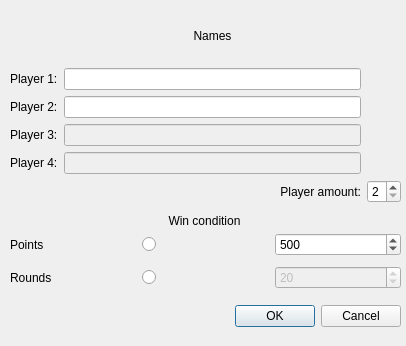
<?xml version="1.0" encoding="UTF-8"?>
<ui version="4.0">
 <class>Gamemenu</class>
 <widget class="QDialog" name="Gamemenu">
  <property name="enabled">
   <bool>true</bool>
  </property>
  <property name="geometry">
   <rect>
    <x>0</x>
    <y>0</y>
    <width>406</width>
    <height>346</height>
   </rect>
  </property>
  <property name="windowTitle">
   <string>Dialog</string>
  </property>
  <widget class="QDialogButtonBox" name="okAndCancelButtons">
   <property name="geometry">
    <rect>
     <x>60</x>
     <y>300</y>
     <width>341</width>
     <height>32</height>
    </rect>
   </property>
   <property name="orientation">
    <enum>Qt::Horizontal</enum>
   </property>
   <property name="standardButtons">
    <set>QDialogButtonBox::Cancel|QDialogButtonBox::Ok</set>
   </property>
  </widget>
  <widget class="QWidget" name="gridLayoutWidget">
   <property name="geometry">
    <rect>
     <x>10</x>
     <y>10</y>
     <width>391</width>
     <height>193</height>
    </rect>
   </property>
   <layout class="QGridLayout" name="playerNamesGrid">
    <item row="0" column="1">
     <widget class="QLabel" name="playerLabel">
      <property name="text">
       <string>Names</string>
      </property>
      <property name="alignment">
       <set>Qt::AlignCenter</set>
      </property>
     </widget>
    </item>
    <item row="1" column="0">
     <widget class="QLabel" name="player1Label">
      <property name="text">
       <string>Player 1:</string>
      </property>
     </widget>
    </item>
    <item row="2" column="0">
     <widget class="QLabel" name="player2Label">
      <property name="text">
       <string>Player 2:</string>
      </property>
     </widget>
    </item>
    <item row="4" column="1">
     <widget class="QLineEdit" name="player4NameEdit">
      <property name="enabled">
       <bool>false</bool>
      </property>
     </widget>
    </item>
    <item row="3" column="1">
     <widget class="QLineEdit" name="player3NameEdit">
      <property name="enabled">
       <bool>false</bool>
      </property>
     </widget>
    </item>
    <item row="2" column="1">
     <widget class="QLineEdit" name="player2NameEdit"/>
    </item>
    <item row="1" column="1">
     <widget class="QLineEdit" name="player1NameEdit"/>
    </item>
    <item row="3" column="0">
     <widget class="QLabel" name="player3Label">
      <property name="text">
       <string>Player 3:</string>
      </property>
     </widget>
    </item>
    <item row="4" column="0">
     <widget class="QLabel" name="player4Label">
      <property name="text">
       <string>Player 4:</string>
      </property>
     </widget>
    </item>
    <item row="5" column="1">
     <widget class="QLabel" name="playerAmountLabel">
      <property name="text">
       <string>Player amount:</string>
      </property>
      <property name="alignment">
       <set>Qt::AlignRight|Qt::AlignTrailing|Qt::AlignVCenter</set>
      </property>
     </widget>
    </item>
    <item row="5" column="2">
     <widget class="QSpinBox" name="playerCountSpinBox">
      <property name="minimum">
       <number>2</number>
      </property>
      <property name="maximum">
       <number>4</number>
      </property>
     </widget>
    </item>
   </layout>
  </widget>
  <widget class="QWidget" name="gridLayoutWidget_2">
   <property name="geometry">
    <rect>
     <x>10</x>
     <y>229</y>
     <width>391</width>
     <height>66</height>
    </rect>
   </property>
   <layout class="QGridLayout" name="winConditionGrid">
    <item row="2" column="0">
     <widget class="QLabel" name="roundsLabel">
      <property name="text">
       <string>Rounds</string>
      </property>
     </widget>
    </item>
    <item row="2" column="1">
     <widget class="QRadioButton" name="roundsRadioButton">
      <property name="enabled">
       <bool>true</bool>
      </property>
      <property name="text">
       <string/>
      </property>
     </widget>
    </item>
    <item row="1" column="0">
     <widget class="QLabel" name="pointsLabel">
      <property name="text">
       <string>Points</string>
      </property>
     </widget>
    </item>
    <item row="1" column="1">
     <widget class="QRadioButton" name="pointsRadioButton">
      <property name="text">
       <string/>
      </property>
     </widget>
    </item>
    <item row="1" column="2">
     <widget class="QSpinBox" name="pointsSpinBox">
      <property name="minimum">
       <number>100</number>
      </property>
      <property name="maximum">
       <number>10000</number>
      </property>
      <property name="singleStep">
       <number>100</number>
      </property>
      <property name="value">
       <number>500</number>
      </property>
     </widget>
    </item>
    <item row="2" column="2">
     <widget class="QSpinBox" name="roundsSpinBox">
      <property name="enabled">
       <bool>false</bool>
      </property>
      <property name="minimum">
       <number>10</number>
      </property>
      <property name="maximum">
       <number>100</number>
      </property>
      <property name="value">
       <number>20</number>
      </property>
     </widget>
    </item>
   </layout>
  </widget>
  <widget class="QLabel" name="winConditionLabel">
   <property name="geometry">
    <rect>
     <x>10</x>
     <y>210</y>
     <width>389</width>
     <height>22</height>
    </rect>
   </property>
   <property name="text">
    <string>Win condition</string>
   </property>
   <property name="textFormat">
    <enum>Qt::AutoText</enum>
   </property>
   <property name="alignment">
    <set>Qt::AlignCenter</set>
   </property>
  </widget>
 </widget>
 <resources/>
 <connections>
  <connection>
   <sender>okAndCancelButtons</sender>
   <signal>accepted()</signal>
   <receiver>Gamemenu</receiver>
   <slot>accept()</slot>
   <hints>
    <hint type="sourcelabel">
     <x>248</x>
     <y>314</y>
    </hint>
    <hint type="destinationlabel">
     <x>157</x>
     <y>274</y>
    </hint>
   </hints>
  </connection>
  <connection>
   <sender>roundsRadioButton</sender>
   <signal>clicked(bool)</signal>
   <receiver>roundsSpinBox</receiver>
   <slot>setEnabled(bool)</slot>
   <hints>
    <hint type="sourcelabel">
     <x>199</x>
     <y>279</y>
    </hint>
    <hint type="destinationlabel">
     <x>356</x>
     <y>282</y>
    </hint>
   </hints>
  </connection>
  <connection>
   <sender>roundsRadioButton</sender>
   <signal>clicked(bool)</signal>
   <receiver>pointsSpinBox</receiver>
   <slot>setDisabled(bool)</slot>
   <hints>
    <hint type="sourcelabel">
     <x>166</x>
     <y>282</y>
    </hint>
    <hint type="destinationlabel">
     <x>308</x>
     <y>253</y>
    </hint>
   </hints>
  </connection>
  <connection>
   <sender>pointsRadioButton</sender>
   <signal>clicked(bool)</signal>
   <receiver>pointsSpinBox</receiver>
   <slot>setEnabled(bool)</slot>
   <hints>
    <hint type="sourcelabel">
     <x>156</x>
     <y>242</y>
    </hint>
    <hint type="destinationlabel">
     <x>326</x>
     <y>254</y>
    </hint>
   </hints>
  </connection>
  <connection>
   <sender>pointsRadioButton</sender>
   <signal>clicked(bool)</signal>
   <receiver>roundsSpinBox</receiver>
   <slot>setDisabled(bool)</slot>
   <hints>
    <hint type="sourcelabel">
     <x>215</x>
     <y>246</y>
    </hint>
    <hint type="destinationlabel">
     <x>339</x>
     <y>284</y>
    </hint>
   </hints>
  </connection>
  <connection>
   <sender>okAndCancelButtons</sender>
   <signal>rejected()</signal>
   <receiver>Gamemenu</receiver>
   <slot>reject()</slot>
   <hints>
    <hint type="sourcelabel">
     <x>200</x>
     <y>321</y>
    </hint>
    <hint type="destinationlabel">
     <x>33</x>
     <y>320</y>
    </hint>
   </hints>
  </connection>
 </connections>
</ui>
